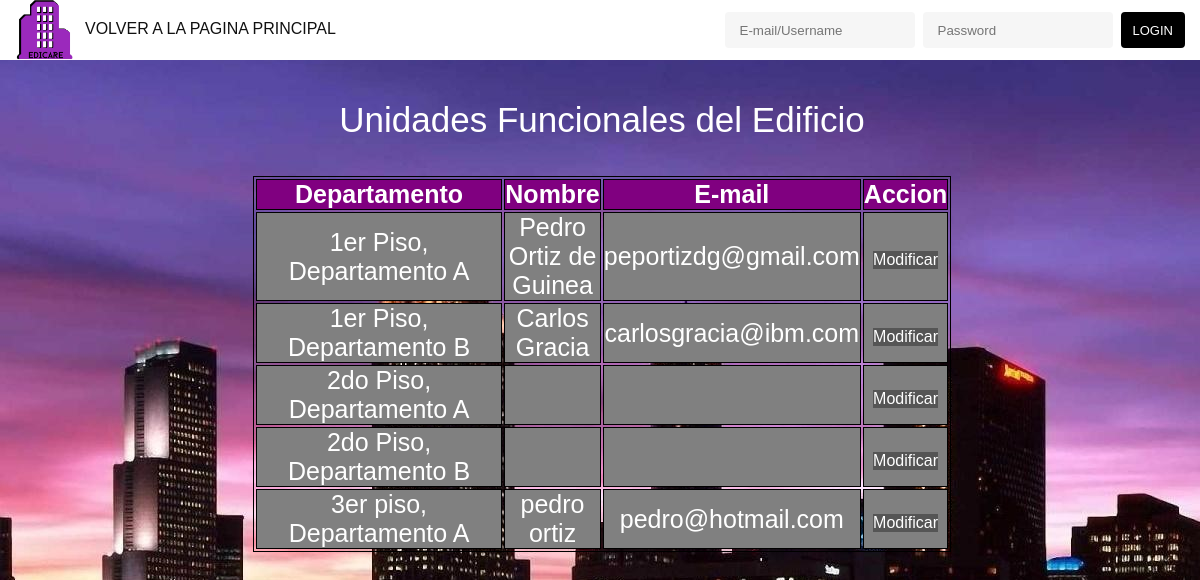
The page /loginEdicareAdmin/adminUF.php?idEd=1 on the database its author committed.
### tables this page shows
CREATE TABLE `unidadesfuncionales` (
  `idUnidad` int(11) NOT NULL,
  `Descripcion` tinytext NOT NULL,
  `idEdificio` int(11) NOT NULL,
  `idUsuario` int(11) DEFAULT NULL
);

CREATE TABLE `usuarios` (
  `idUsuario` int(11) NOT NULL,
  `dniUsuario` int(8) NOT NULL,
  `emailUsuario` tinytext NOT NULL,
  `nombreApellido` tinytext NOT NULL,
  `pwdUsuario` longtext NOT NULL
);

### loginEdicareAdmin/adminUF.php (the view, shortened to what this page needs)
<?php
require 'header.php';
?>
<main>
      <div class="wraaper-nuevoEd">
        <section class="section-default">
          <?php
if (isset($_GET['idEd'])) {
	$idEd = $_GET['idEd'];
} else {
	$idEd = $_SESSION['idEd'];
}
echo '<center><table class="datosUser">
		<p class="login-titulo">Unidades Funcionales del Edificio</p>
		<br><br>
		<th class = "deptoTabla">Departamento</th><th>Nombre</th><th>E-mail</th><th>Accion</th>';
$sql = "SELECT idUnidad,Descripcion,idUsuario FROM unidadesfuncionales WHERE idEdificio='$idEd';";
$result = mysqli_query($conn, $sql);
while ($fila = mysqli_fetch_array($result)) {
	if ($fila[2] != NULL) {
		$sql = "SELECT emailUsuario,nombreApellido FROM usuarios WHERE idUsuario='$fila[2]'";
		$consulta = mysqli_query($conn, $sql);
		while ($rows = mysqli_fetch_array($consulta)) {
			$email = $rows[0];
			$name = $rows[1];
		}
	} else {
		$email = "";
		$name = "";
	}
	echo '<tr><td>' . $fila[1] . '</td><td>' . $name . '</td><td>' . $email . '</td><td>';?>
	<a href="./includes/adminUF.inc.php?idUF=<?php echo $fila[0]; ?>" class="nuevoUF"><button type="button" class="editar-submit">Modificar</button></a>
	<?php
echo '</td></tr>';
}

### loginEdicareAdmin/header.php (shortened to what this page needs)
<!DOCTYPE html>
<html>
  <head>
    <link rel="stylesheet" href="style.css">
  </head>
  <body>
    <header>
        <?php
        if (!isset($_SESSION['id'])) {
          echo '<nav class="nav-header-main">
            <a class="header-logo" href="index.php">
            <img src="img/logo.png" alt="logo Edicare">
             </a>
             <ul class = "menu">
            <li><a href="../loginEdicare/index.php">Volver a la pagina principal</a></li>
            </ul>
            </nav>
            <div class="header-login"><form action="includes/login.inc.php" method="post">
            <input type="text" name="mailuid" placeholder="E-mail/Username">
            <input type="password" name="pwd" placeholder="Password">
            <button type="submit" name="login-submit">Login</button>
          </form>';
        }
        ?>
      </div>
    </header>

### loginEdicareAdmin/style.css (style rules this page uses)
* { margin: 0; padding: 0; text-decoration: none; }
button { cursor: pointer; }
body { background-color: #003366; background-image: url("img/backgr.jpg"); }
header { width: calc(100% - 30px); height: 60px; padding: 0 15px; background-color: #FFF; display: flex; flex-direction: row; justify-content: space-between; align-items: center; }
.nav-header-main { height: 100%; display: flex; flex-direction: row; }
.header-logo { width: 40px; padding-right:20px; }
.nav-header-main img { height: 100%; }
.nav-header-main ul { height: 100%; }
.nav-header-main ul li { list-style: none; float: left; height: 110%; }
.nav-header-main ul li a { display: block; height: 110%; padding: 0 10px; padding-bottom: 10px; border-radius: 6px; line-height: 37px; font-family: arial; font-size: 16px; color: #111; text-transform: uppercase; }
.header-login { height: 60%; display: flex; flex-direction: row; }
.header-login form { margin-left: 125px; height: 100%; }
.header-login form input { height: 100%; width: 160px; padding: 0 15px; border: none; border-radius: 4px; background-color: #F6F6F6; float: left; margin-left: 8px; font-family: arial; }
.header-login form button { height: 100%; padding: 0 10px; border: none; border-radius: 4px; background-color: black; margin-left: 8px; font-family: arial; font-size: 13px; color: #FFF; text-transform: uppercase; text-align: center; border: 2px solid #000000; }
.menu { padding-top: 10px; }
main { padding-top: 20px; }
.section-default { width: 97%; padding: 20px; border-radius: 6px; background-color: transparent; }
.login-titulo { text-align: center; font-size: 35px; font-family: arial; color: white; background-color: transparent; }
.datosUser { margin-left: 0%; text-align: center; font-size: 25px; font-family: arial; color: white; width: 60%; align-content: center }
table, th, td { border: 1px solid black; }
th { background-color: purple; }
td { background-color: gray; }
.editar-submit { background-color: #555555; border: none; color: white; margin-left: 0px; text-align: center; text-decoration: none; display: inline-block; font-size: 16px; }
.deptoTabla { width: 300px; }

### rows shown on the page
unidadesfuncionales: Descripcion "1er Piso, Departamento A", idUsuario.nombreApellido "Pedro Ortiz de Guinea", idUsuario.emailUsuario "peportizdg@gmail.com"
unidadesfuncionales: Descripcion "1er Piso, Departamento B", idUsuario.nombreApellido "Carlos Gracia", idUsuario.emailUsuario "carlosgracia@ibm.com"
unidadesfuncionales: Descripcion "2do Piso, Departamento A"
unidadesfuncionales: Descripcion "2do Piso, Departamento B"
unidadesfuncionales: Descripcion "3er piso, Departamento A", idUsuario.nombreApellido "pedro ortiz", idUsuario.emailUsuario "pedro@hotmail.com"
